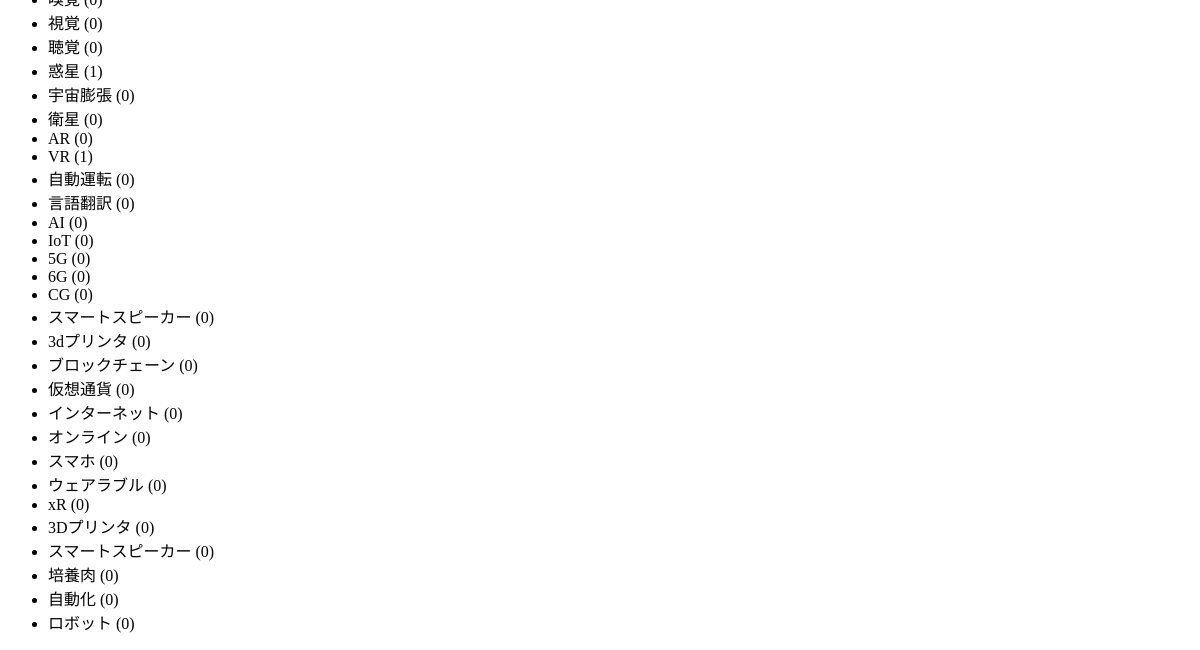
The page /post/tags/ (lower part) on the database as committed earlier.
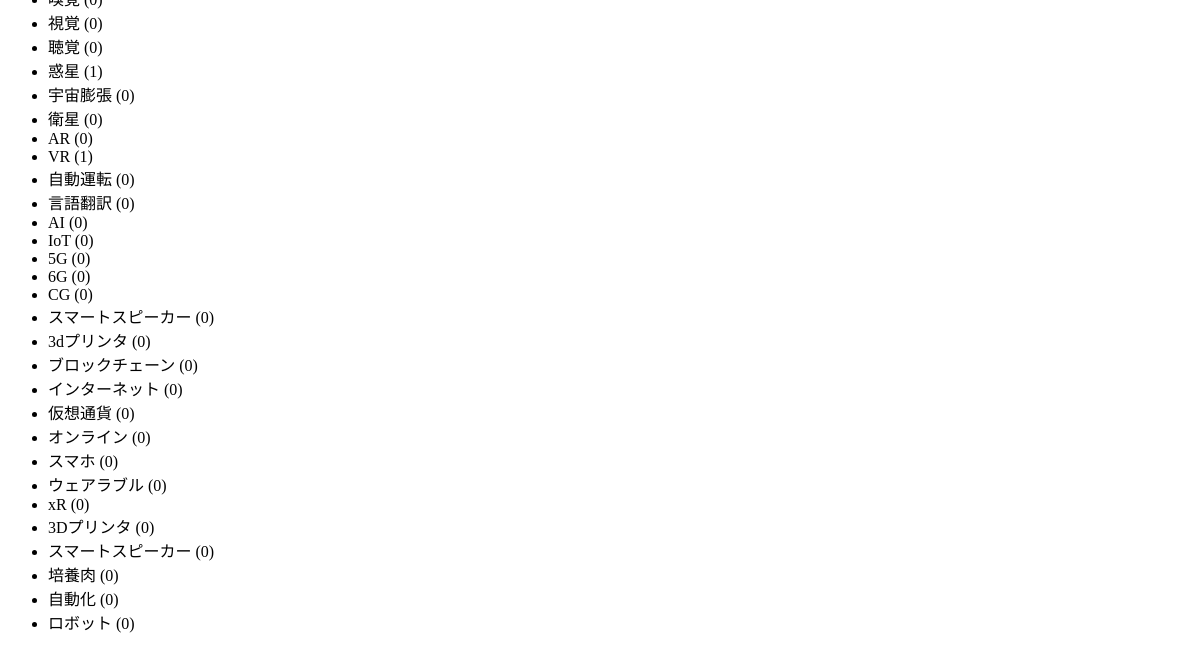
The same page on the database as committed later.
### posted/models.py (models this page shows, shortened)
class Tag(models.Model):
    name = models.CharField(max_length=255)
    slug = models.SlugField(unique=True)
    timestamp = models.DateTimeField(auto_now_add=True)

### posted/views.py (the view)
# urls.py: path('tags/', TagListView.as_view(), name='tag_list'),
class TagListView(ListView):
    queryset = Tag.objects.annotate(
        num_posts=Count('post', filter=Q(post__is_public=True)))

### posted/templates/posted/tag_list.html (shortened to what this page needs)
<ul>
  {% for tag in object_list %}
  <li>{{ tag.name }} ({{ tag.num_posts }})</li>
  {% empty %}
  <li>タグはありません。</li>
  {% endfor %}
</ul>

Rows that differ between the two databases and show on the page:
changed Tag "インターネット": moves up the list
